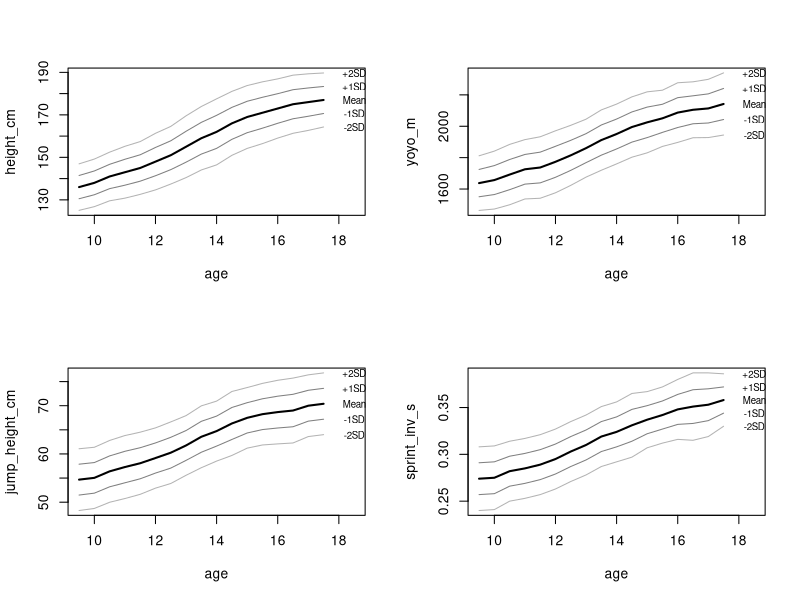
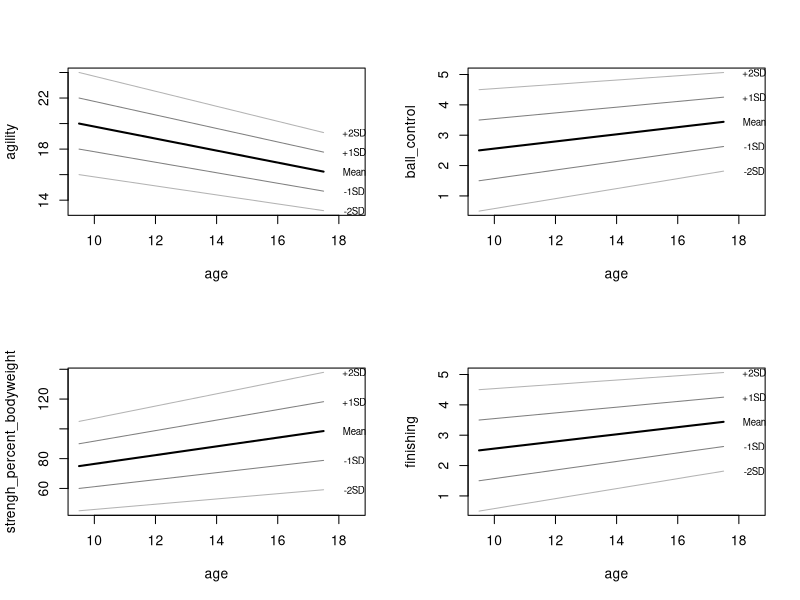
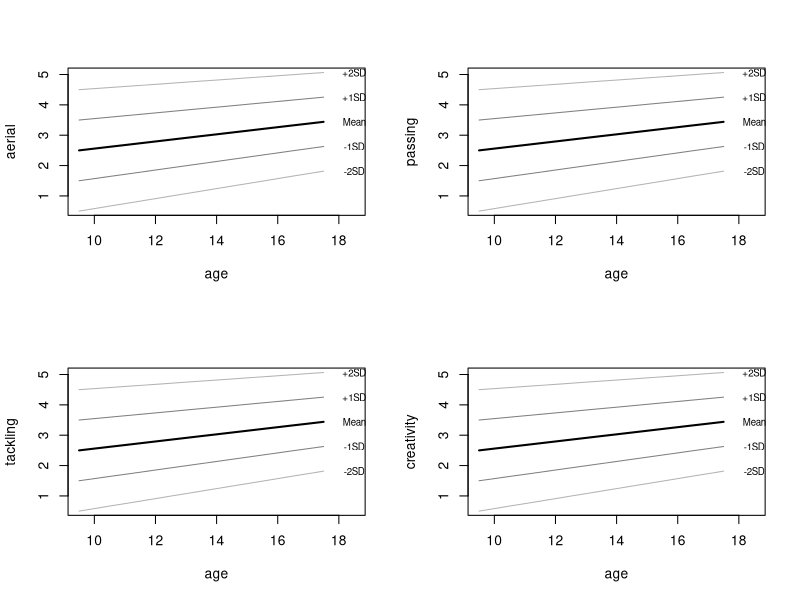
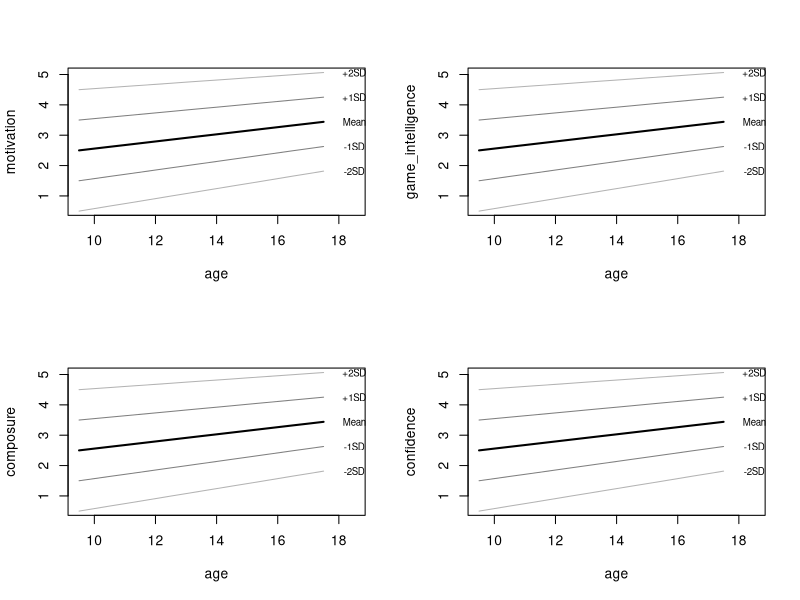

Generate these figures, in order, with R:


d<-read.table("R_scripts/bio_age/2016-09-08_means.txt",row.names=1)



entries<-grep("_mean_",rownames(d),value=T)


pdf("2016-09-12_plots_of_development.pdf")
layout(matrix(1:4,nrow=2))
for(entry in entries){
  
  d1<-data.frame(mean=t(d[entry,])[,1],sd=t(d[sub("mean","sd",entry),])[,1],age=t(d["Age",])[,1])
    
  
  ylim <- c(min(d1[,"mean"] - d1[,"sd"]*1.96), max(d1[,"mean"] + d1[,"sd"]*1.96))
  xlim <- range(d1[,"age"])
  xlim[2] <- xlim[2]+1
  
  plot(NULL,xlim=xlim,ylim=ylim,xlab="age",ylab=sub("population_mean_","",entry))
  
  lines(d1[,"age"],d1[,"mean"],lwd=2)
  lines(d1[,"age"],d1[,"mean"]+d1[,"sd"]*1,lwd=1,col="grey50")
  lines(d1[,"age"],d1[,"mean"]+d1[,"sd"]*2,lwd=1,col="grey70")
  lines(d1[,"age"],d1[,"mean"]-d1[,"sd"]*1,lwd=1,col="grey50")
  lines(d1[,"age"],d1[,"mean"]-d1[,"sd"]*2,lwd=1,col="grey70")
  text("Mean",x=xlim[2],y=d1[nrow(d1),"mean"]+d1[nrow(d1),"sd"]*0,cex=0.7)
  text("+1SD",x=xlim[2],y=d1[nrow(d1),"mean"]+d1[nrow(d1),"sd"]*1,cex=0.7)
  text("+2SD",x=xlim[2],y=d1[nrow(d1),"mean"]+d1[nrow(d1),"sd"]*2,cex=0.7)
  text("-1SD",x=xlim[2],y=d1[nrow(d1),"mean"]-d1[nrow(d1),"sd"]*1,cex=0.7)
  text("-2SD",x=xlim[2],y=d1[nrow(d1),"mean"]-d1[nrow(d1),"sd"]*2,cex=0.7)
}


dev.off()
